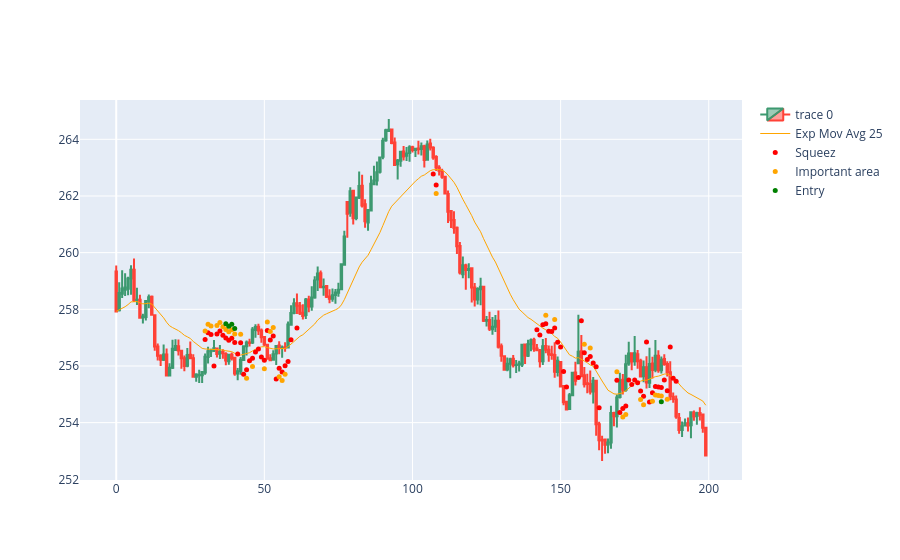

Write notebook code for a chart like this one.
### Code cell
import plotly.io as pio
import plotly.graph_objects as go  

dfpl = df[0:200]

fig = go.Figure(
    data=[
        go.Candlestick(
            x=dfpl.index,
            open=dfpl['Open'],
            high=dfpl['High'],
            low=dfpl['Low'],
            close=dfpl['Close']),
        go.Scatter(
            x=dfpl.index, 
            y=dfpl['ema25'],
            line=dict(color='orange', width=1), 
            name="Exp Mov Avg 25")
    ]
)

fig.add_scatter(x=dfpl.index, y=dfpl['squezzeArea'], mode="markers", marker=dict(size=5, color="red"), name="Squeez")
fig.add_scatter(x=dfpl.index, y=dfpl['squeezeCloseToEmaArea'], mode="markers", marker=dict(size=5, color="orange"), name="Important area")
fig.add_scatter(x=dfpl.index, y=dfpl['posibleBreakArea'], mode="markers", marker=dict(size=5, color="green"), name="Entry")

fig.update_layout(xaxis_rangeslider_visible=False)
fig.show()

### Figure 1 — Plotly figure (JSON) as saved in the notebook; plotly's stock layout.template omitted (floating-point values rounded to 4 significant figures; data arrays with more than 128 entries replaced by an {"elided": "..."} marker saying what was removed)
{"data": [{"close": {"elided": "200 float values"}, "high": {"elided": "200 float values"}, "low": {"elided": "200 float values"}, "open": {"elided": "200 float values"}, "type": "candlestick", "x": {"elided": "200 int values"}}, {"line": {"color": "orange", "width": 1}, "name": "Exp Mov Avg 25", "type": "scatter", "x": {"elided": "200 int values"}, "y": {"elided": "200 float values"}}, {"marker": {"color": "red", "size": 5}, "mode": "markers", "name": "Squeez", "type": "scatter", "x": {"elided": "200 int values"}, "y": {"elided": "200 float values"}}, {"marker": {"color": "orange", "size": 5}, "mode": "markers", "name": "Important area", "type": "scatter", "x": {"elided": "200 int values"}, "y": {"elided": "200 float values"}}, {"marker": {"color": "green", "size": 5}, "mode": "markers", "name": "Entry", "type": "scatter", "x": {"elided": "200 int values"}, "y": {"elided": "200 float values"}}], "layout": {"autosize": true, "xaxis": {"autorange": true, "range": [-12.35, 211.4], "rangeslider": {"visible": false, "yaxis": {}}, "type": "linear"}, "yaxis": {"autorange": true, "range": [252.0, 265.4], "type": "linear"}}}
